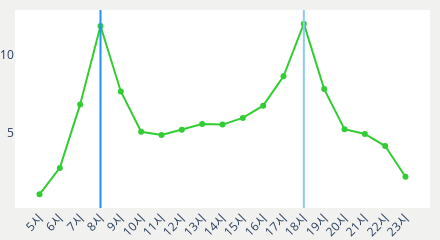

Notebook source saved alongside this figure:
### Code cell
hovertemplate = []

for i in range(len(timeline)):
    amt = timeline['이용량'][i]
    hovertemplate.append(f'<b>{amt}억</b>')

fig = go.Figure(data=go.Scatter(x=timeline.index, y=timeline['이용량'], mode='lines+markers', marker_color='limegreen',
                                name='지하철 이용량', hovertemplate=hovertemplate))

fig.add_vline(x=timeline.index[3], line_width=2, line_color='dodgerblue')
fig.add_vline(x=timeline.index[13], line_width=2, line_color='skyblue')

fig.update_xaxes(tickangle=315)
fig.update_layout(width=440, height=230, plot_bgcolor='white',margin=dict(l=0,r=10,b=10,t=10),paper_bgcolor='#f1f1ef',
                  hovermode='x unified', hoverlabel=dict(bgcolor='white', bordercolor='white'))

# plotly api 연동
# username = 'parkahhyeong'
# api_key = '7w3ys4r0P0495JVPJlHE'
# chart_studio.tools.set_credentials_file(username=username, api_key=api_key)
# py.plot(fig, filename='time_subway', auto_open=True)

fig.show()

### Figure 1 — Plotly figure (JSON) as saved in the notebook; plotly's stock layout.template omitted (floating-point values rounded to 4 significant figures)
{"data": [{"hovertemplate": ["<b>0.995억</b>", "<b>2.707억</b>", "<b>6.812억</b>", "<b>11.886억</b>", "<b>7.65억</b>", "<b>5.039억</b>", "<b>4.838억</b>", "<b>5.167억</b>", "<b>5.541억</b>", "<b>5.505억</b>", "<b>5.938억</b>", "<b>6.729억</b>", "<b>8.628억</b>", "<b>12.035억</b>", "<b>7.803억</b>", "<b>5.207억</b>", "<b>4.904억</b>", "<b>4.121억</b>", "<b>2.134억</b>"], "marker": {"color": "limegreen"}, "mode": "lines+markers", "name": "지하철 이용량", "type": "scatter", "x": ["5시", "6시", "7시", "8시", "9시", "10시", "11시", "12시", "13시", "14시", "15시", "16시", "17시", "18시", "19시", "20시", "21시", "22시", "23시"], "y": [0.995, 2.707, 6.812, 11.89, 7.65, 5.039, 4.838, 5.167, 5.541, 5.505, 5.938, 6.729, 8.628, 12.04, 7.803, 5.207, 4.904, 4.121, 2.134]}], "layout": {"height": 230, "hoverlabel": {"bgcolor": "white", "bordercolor": "white"}, "hovermode": "x unified", "margin": {"b": 10, "l": 0, "r": 10, "t": 10}, "paper_bgcolor": "#f1f1ef", "plot_bgcolor": "white", "shapes": [{"line": {"color": "dodgerblue", "width": 2}, "type": "line", "x0": "8시", "x1": "8시", "xref": "x", "y0": 0, "y1": 1, "yref": "y domain"}, {"line": {"color": "skyblue", "width": 2}, "type": "line", "x0": "18시", "x1": "18시", "xref": "x", "y0": 0, "y1": 1, "yref": "y domain"}], "width": 440, "xaxis": {"tickangle": -45}}}
